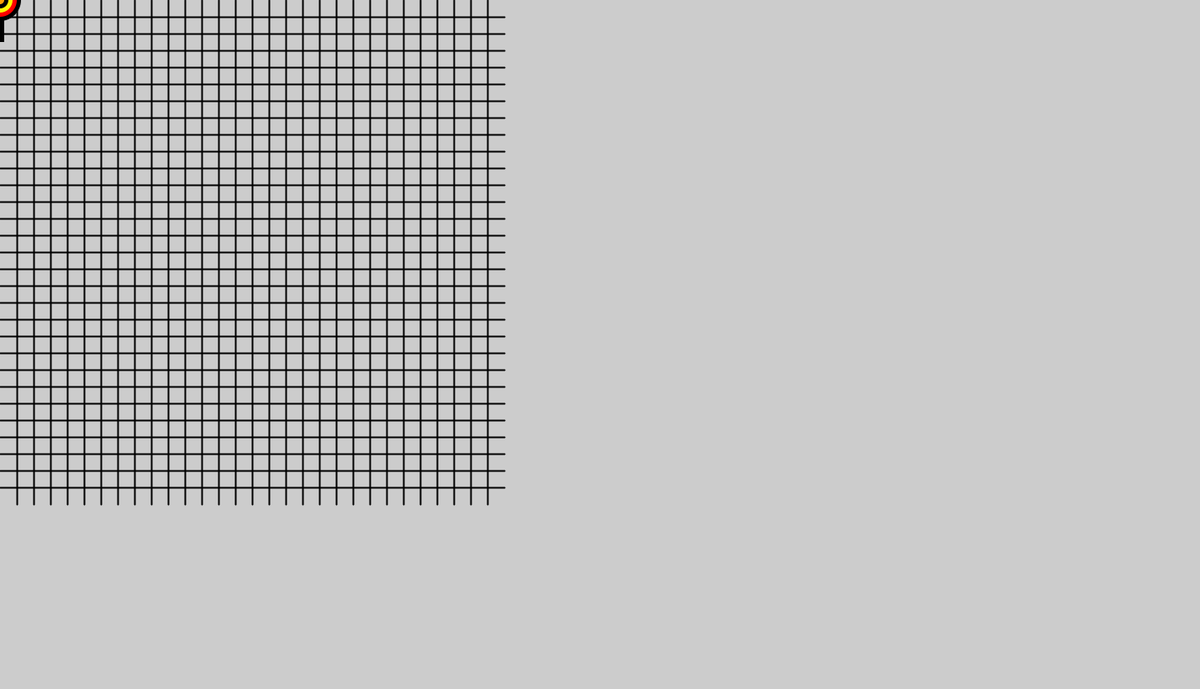
Frame 1 (no input)
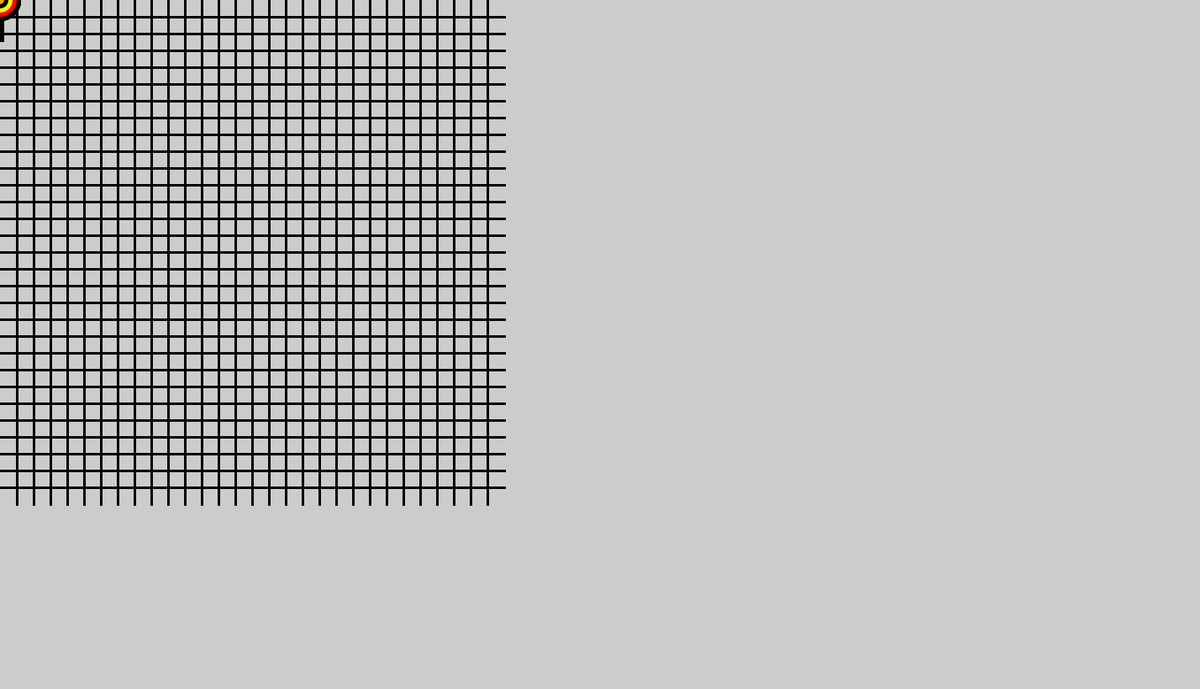
Frame 60 (the mouse pressed at the canvas centre just before this capture)
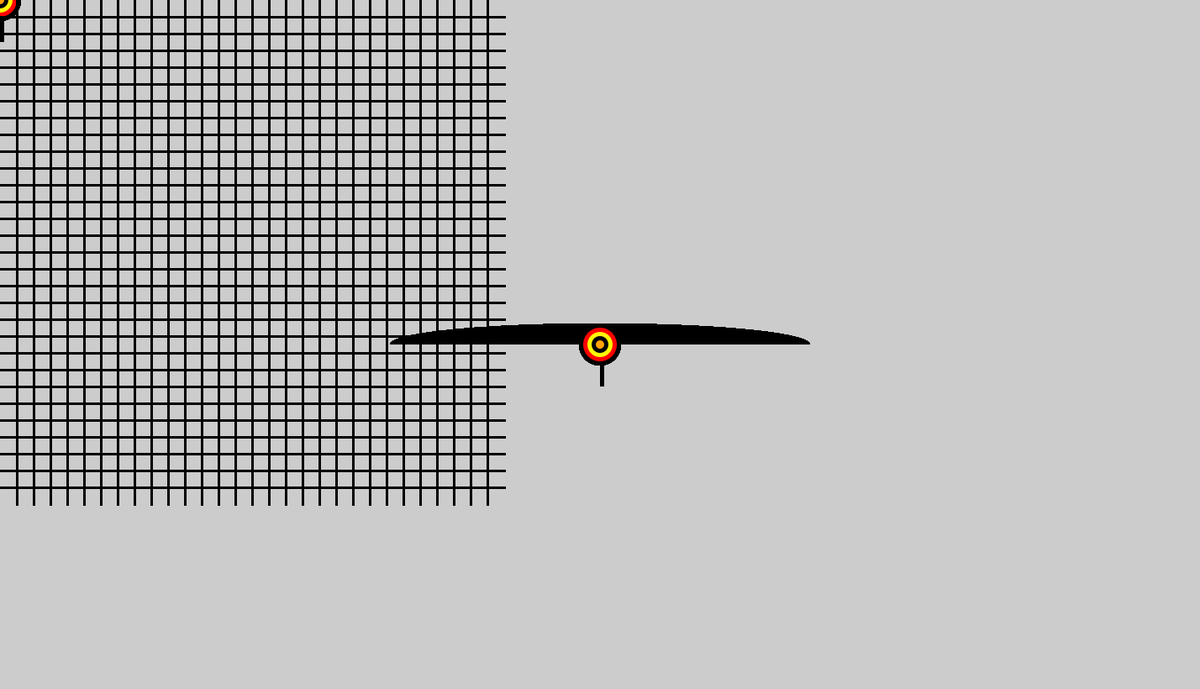
Frame 120 (the mouse held since frame 60 and released just before this capture)

The Processing sketch that drew these frames (run headless with seeded random() and noise(); from frame 60 on, the mouse is pressed at the canvas centre):

// Processing sketch: processing_104222
// ── processing_104222.pde

//Put Global Variables Here
    int box= 20;
    int number= 30;
    int canvasHeight= box*number;
    int canvasWidth= box*number;
  int creatureX=0;
  int creatureY= 0;
    
    //do setup here
  public void setup() {
    size(1428, 820);
    smooth();
    
  }
    
  //this is for our animation. It redraws things 18 times a second
  public void draw() {
    drawBackground(); //take this out if you want to erase things
    creatureX= mouseX;
    creatureY= mouseY;
    drawCreature();
  }
  
  //this functions is for your creature.
  //Use variables:creatureX and creatureY
  //Recommended to use: box as a variable
  private void drawCreature() {
    //put your creature files in here
    noStroke(); //removes strokes here
   // fill(0, 0, 0);
   // rect(creatureX, creatureY,-20*box, 50);
    //rect(creatureX, creatureY,+20*box, 50);
   // fill(255, 0, 255);
  //  ellipse(mouseX, mouseY, 50, 50);
    fill(0, 0, 0);
    arc(creatureX, creatureY, 500, 50, PI, 2*PI);
 //   fill(0, 0, 0);
    //arc(creatureX, creatureY, 50, +50*box, 0, PI);
    rect(creatureX, creatureY, 5, 50);
    fill(0, 0, 0);
    ellipse(mouseX, mouseY, 50, 50);
    fill(255, 0, 0);
    ellipse(mouseX, mouseY, 40, 40);
    fill(255, 247, 5);
    ellipse(mouseX, mouseY, 30, 30);
    fill(0, 0, 0);
    ellipse(mouseX, mouseY, 20, 20);
    fill(255, 160, 5);
    ellipse(mouseX, mouseY, 10, 10);
  }
  //this colors the background and draws the grid
  public void drawBackground() {
   // background(255,0,0);
    drawGrid();
  }
  
  //this function is to draw the grid using the boxes
  public void drawGrid() {
    stroke(0);
    strokeWeight(2);
    for (int i=1; i<number; i++) {
      //Horizontal line
      line(0, i*box, canvasWidth, i*box);
      
      //Vertical Line
      line(i*box, 0, i*box, canvasHeight);
      
    }
    
  }
  void drawcreature(){
      fill(0, 0, 0);
    rect(creatureX, creatureY,-20*box, 50);
    rect(creatureX, creatureY,+20*box, 50);
    fill(255, 0, 255);
    ellipse(mouseX, mouseY, 50, 50);
    arc(creatureX, creatureY, 50, 500, PI, 2*PI);
    arc(creatureX, creatureY, 50, +50*box, 0, PI);
     rect(creatureX, creatureY, 5, 50);

  }
